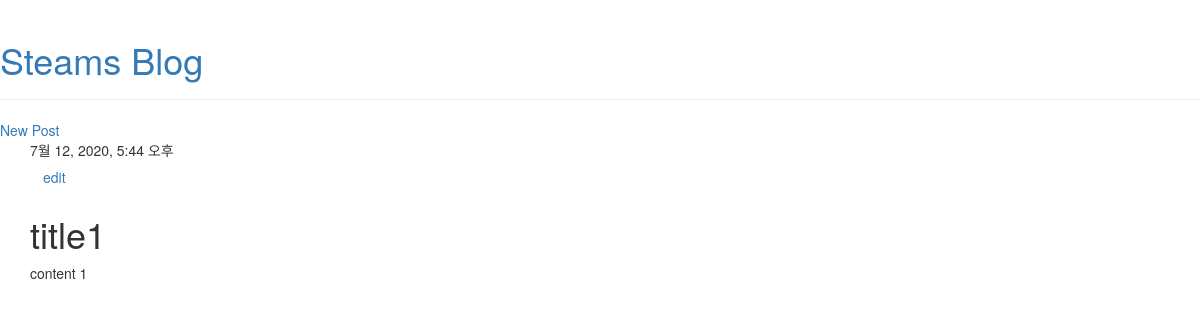
/post/1/, run on an earlier commit of the app's database.
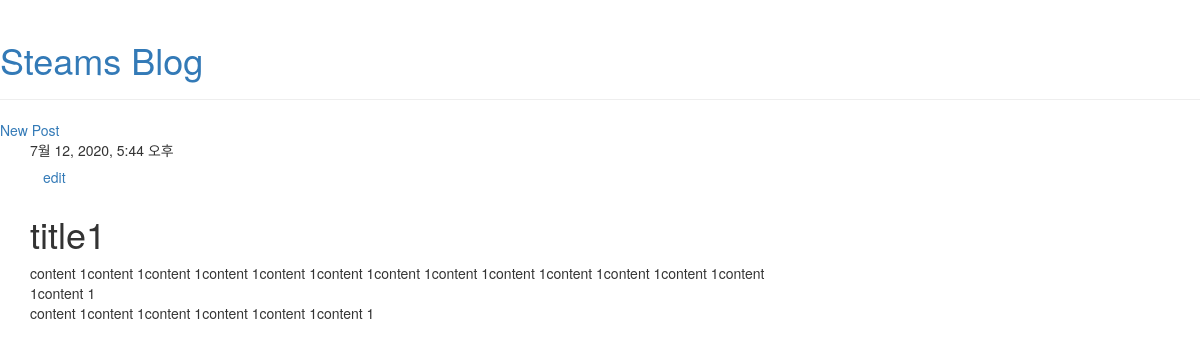
And on a later commit of the database.
### blog/models.py (models this page shows, shortened)
class Post(models.Model):
    author = models.ForeignKey(settings.AUTH_USER_MODEL, on_delete=models.CASCADE, default='', null=True)
    title = models.CharField(verbose_name='TITLE',max_length=100)
    content = models.TextField('CONTENT',default='')
    pub_date = models.DateTimeField('PUBLISH DATA',default = timezone.now)
    mod_date = models.DateTimeField('MODIFY DATE',auto_now=True)

### blog/views.py (the view)
# urls.py: path('post/<int:pk>/',views.PostDV,name='PostDV'),
def PostDV(request, pk):
    post = get_object_or_404(Post, pk = pk)
    return render(request,'templates/blog/post_detail.html', {'post':post})

### templates/blog/post_detail.html
{% extends 'blog/base.html' %}
{% load static %}
{% block content %}
<div class="post">
    {% if post.pub_date %}
    <div class="date">
        {{post.pub_date}}
    </div>
    <a class="btn defaultBtn" href="{% url 'blog:PostE' pk=post.pk %}"><span>edit</span></a>
    {% endif %}
    <h1>{{ post.title }}</h1>
    <p>{{ post.content | linebreaksbr }}</p>
</div>
{% endblock %}

What changed in the data, as far as the page shows it:
changed Post "title1": content "content 1" → "content 1content 1content 1content 1content 1content 1content 1content 1content 1content 1content 1content 1content 1content 1 content 1content 1content 1content 1content 1content 1"
